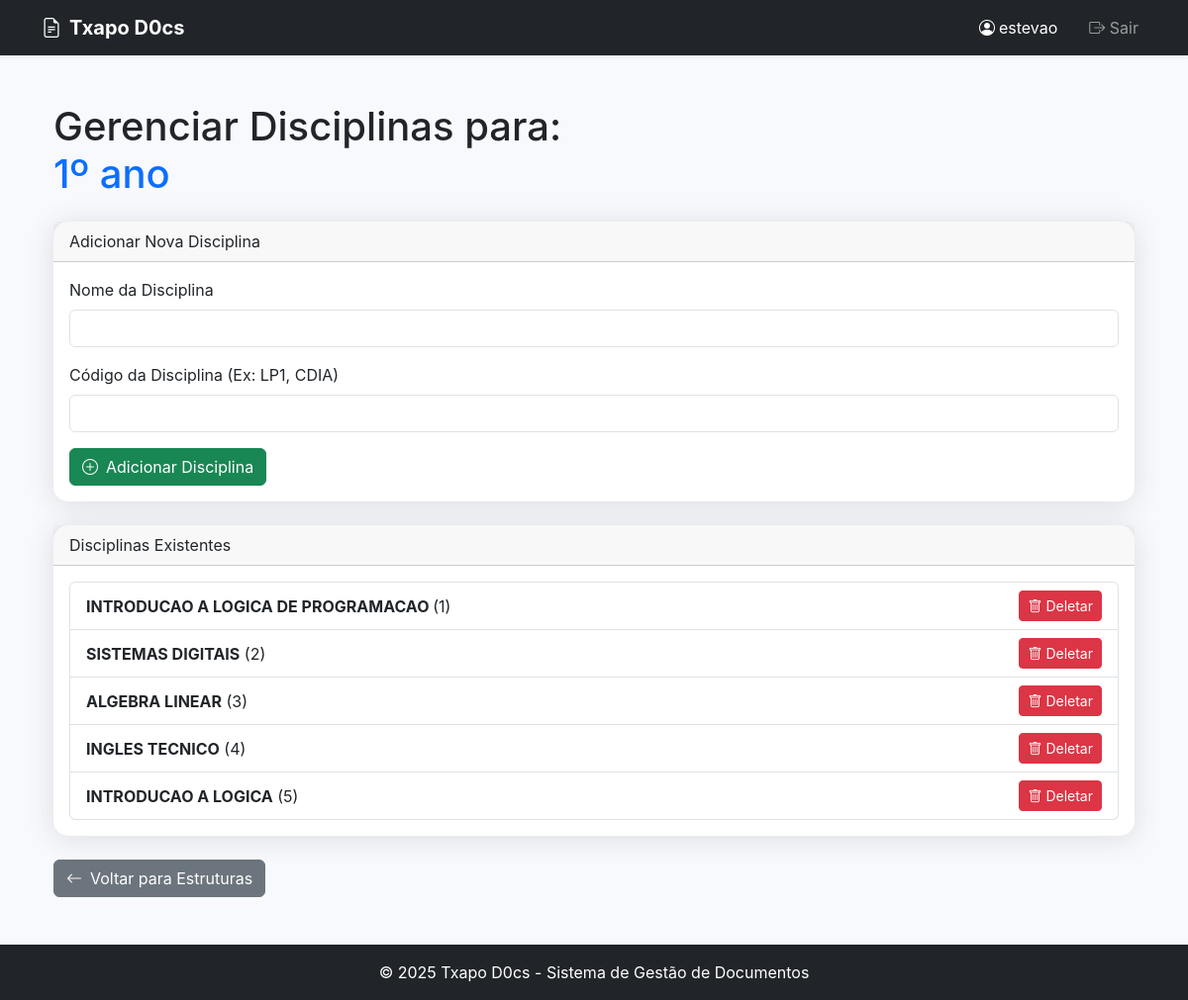
The app's page /admin/structures/1/disciplines (signed in) with its own data.
### tables this page shows
CREATE TABLE user (
        id INTEGER PRIMARY KEY AUTOINCREMENT,
        username TEXT UNIQUE NOT NULL,
        email TEXT UNIQUE NOT NULL,
        password_hash TEXT NOT NULL,
        is_admin BOOLEAN DEFAULT FALSE
    );

CREATE TABLE course_structure (
        id INTEGER PRIMARY KEY AUTOINCREMENT,
        course_id INTEGER NOT NULL,
        name TEXT NOT NULL,
        UNIQUE(course_id, name),
        FOREIGN KEY (course_id) REFERENCES course (id)
    );

CREATE TABLE discipline (
        id INTEGER PRIMARY KEY AUTOINCREMENT,
        course_structure_id INTEGER NOT NULL,
        name TEXT NOT NULL,
        code TEXT UNIQUE NOT NULL,
        FOREIGN KEY (course_structure_id) REFERENCES course_structure (id)
    );

### app.py (the view)
@app.route('/admin/structures/<int:structure_id>/disciplines')
@login_required
def manage_disciplines(structure_id):
    if not current_user.is_admin:
        flash('Acesso restrito a administradores.' , 'danger')
        return redirect(url_for('home'))
    conn = get_db()
    cursor = conn.cursor()
    cursor.execute('SELECT * FROM course_structure WHERE id = ?' , (structure_id ,))
    structure = cursor.fetchone()
    if not structure:
        flash('Estrutura de curso não encontrada.' , 'danger')
        return redirect(url_for('manage_courses'))  # Redireciona para gerenciar cursos ou estruturas
    cursor.execute('SELECT * FROM discipline WHERE course_structure_id = ?' , (structure_id ,))
    disciplines = cursor.fetchall()
    return render_template('admin/disciplines.html' , structure = structure , disciplines = disciplines)

### app.py (called while the page is built)
def get_db():
    conn = getattr(g , '_database' , None)  # Reutiliza a conexão se já existir no contexto da requisição
    if conn is None:
        conn = sqlite3.connect(app.config['DATABASE'])
        conn.row_factory = sqlite3.Row
        g._database = conn
    return conn

@app.teardown_appcontext
def close_connection(exception):
    db = getattr(g , '_database' , None)
    if db is not None:
        db.close()

def get_user_by_id(user_id):  # <-- NOVA FUNÇÃO: Obter usuário por ID
    conn = get_db()
    cursor = conn.cursor()
    cursor.execute('SELECT * FROM user WHERE id = ?' , (user_id ,))
    user_data = cursor.fetchone()
    return user_data

@login_manager.user_loader
def load_user(user_id):
    user_data = get_user_by_id(user_id)  # Usando a nova função
    if not user_data:
        return None
    return User(
        id = user_data['id'] ,
        username = user_data['username'] ,
        email = user_data['email'] ,
        password_hash = user_data['password_hash'] ,
        is_admin = bool(user_data['is_admin'])
    )

### templates/admin/disciplines.html (shortened to what this page needs)
{% extends "admin/base_admin.html" %}
{% block content %}
<div class="container mt-4">
    <h1 class="mb-4">
        Gerenciar Disciplinas para: <br>
        <span class="text-primary">{{ structure.name }}</span>
    </h1>
    <div class="card mb-4">
        <div class="card-header">
            Adicionar Nova Disciplina
        </div>
        <div class="card-body">
            <form method="POST" action="{{ url_for('add_discipline', structure_id=structure.id) }}">
                <div class="mb-3">
                    <label for="discipline_name" class="form-label">Nome da Disciplina</label>
                    <input type="text" class="form-control" id="discipline_name" name="name" required>
                </div>
                <div class="mb-3">
                    <label for="discipline_code" class="form-label">Código da Disciplina (Ex: LP1, CDIA)</label>
                    <input type="text" class="form-control" id="discipline_code" name="code" required>
                </div>
                <button type="submit" class="btn btn-success">
                    <i class="bi bi-plus-circle me-2"></i>Adicionar Disciplina
                </button>
            </form>
        </div>
    </div>
    <div class="card">
        <div class="card-header">
            Disciplinas Existentes
        </div>
        <div class="card-body">
            {% if disciplines %}
            <ul class="list-group">
                {% for discipline in disciplines %}
                <li class="list-group-item d-flex justify-content-between align-items-center">
                    <div>
                        <strong>{{ discipline.name }}</strong> ({{ discipline.code }})
                    </div>
                    <div>
                        <form action="{{ url_for('delete_discipline', discipline_id=discipline.id) }}" method="POST" class="d-inline">
                            <button type="submit" class="btn btn-sm btn-danger" onclick="return confirm('Tem certeza que deseja deletar esta disciplina? Isso também deletará todos os documentos associados a ela!')">
                                <i class="bi bi-trash me-1"></i>Deletar
                            </button>
                        </form>
                    </div>
                </li>
                {% endfor %}
            </ul>
            {% else %}
            <div class="alert alert-info" role="alert">
                Nenhuma disciplina cadastrada para esta estrutura ainda.
            </div>
            {% endif %}
        </div>
    </div>
    <div class="mt-4">
        <a href="{{ url_for('manage_course_structure', course_id=structure.course_id) }}" class="btn btn-secondary">
            <i class="bi bi-arrow-left me-2"></i>Voltar para Estruturas
        </a>
    </div>
</div>
{% endblock %}

### templates/base.html (shortened to what this page needs)
<!DOCTYPE html>
<html lang="pt">
<head>
    <link href="https://cdn.jsdelivr.net/npm/bootstrap@5.3.0/dist/css/bootstrap.min.css" rel="stylesheet">
    <link rel="stylesheet" href="https://cdn.jsdelivr.net/npm/bootstrap-icons@1.10.0/font/bootstrap-icons.css">
</head>
<body>
    <nav class="navbar navbar-expand-lg navbar-dark bg-dark shadow-sm">
        <div class="container">
            <a class="navbar-brand fw-bold" href="{{ url_for('home') }}">
                <i class="bi bi-file-earmark-text me-2"></i>Txapo D0cs
            </a>
            <div class="collapse navbar-collapse" id="navbarNav">
                <div class="navbar-nav ms-auto">
                    {% if current_user.is_authenticated %}
                        <span class="nav-link text-white me-3">
                            <i class="bi bi-person-circle me-1"></i>{{ current_user.username }}
                        </span>
                        <a class="nav-link" href="{{ url_for('logout') }}">
                            <i class="bi bi-box-arrow-right"></i> Sair
                        </a>
                    {% endif %}
                </div>
            </div>
        </div>
    </nav>
    <div class="container py-4">
        {% block content %}{% endblock %}
    </div>
    <footer class="bg-dark text-white py-3 mt-4">
        <div class="container text-center">
            <p class="mb-0">© 2025 Txapo D0cs - Sistema de Gestão de Documentos</p>
        </div>
    </footer>
</body>
</html>

### templates/base.html (style rules this page uses)
:root { --primary-color: #4e73df; --secondary-color: #1cc88a; --dark-color: #5a5c69; }
body { background-color: #f8f9fc; font-family: 'Nunito', -apple-system, BlinkMacSystemFont, sans-serif; }
.card { border: none; border-radius: 15px; box-shadow: 0 0.15rem 1.75rem 0 rgba(58, 59, 69, 0.15); transition: transform 0.3s; }

### records on screen
user: username "estevao"
course_structure: name "1º ano"
discipline: name "INTRODUCAO A LOGICA DE PROGRAMACAO", code "1"
discipline: name "SISTEMAS DIGITAIS", code "2"
discipline: name "ALGEBRA LINEAR", code "3"
discipline: name "INGLES TECNICO", code "4"
discipline: name "INTRODUCAO A LOGICA", code "5"
